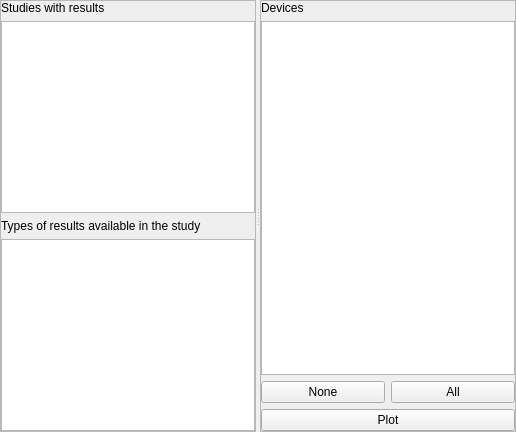
          <widget class="QFrame" name="frame_4">
           <property name="frameShape">
            <enum>QFrame::NoFrame</enum>
           </property>
           <property name="frameShadow">
            <enum>QFrame::Raised</enum>
           </property>
           <layout class="QHBoxLayout" name="horizontalLayout_2">
            <property name="margin">
             <number>0</number>
            </property>
            <item>
             <widget class="QSplitter" name="splitter_3">
              <property name="orientation">
               <enum>Qt::Horizontal</enum>
              </property>
              <widget class="QFrame" name="frame_8">
               <property name="frameShape">
                <enum>QFrame::StyledPanel</enum>
               </property>
               <property name="frameShadow">
                <enum>QFrame::Raised</enum>
               </property>
               <layout class="QVBoxLayout" name="verticalLayout_6">
                <property name="margin">
                 <number>0</number>
                </property>
                <item>
                 <widget class="QLabel" name="label_16">
                  <property name="text">
                   <string>Studies with results</string>
                  </property>
                 </widget>
                </item>
                <item>
                 <widget class="QListView" name="result_listView"/>
                </item>
                <item>
                 <widget class="QLabel" name="label_7">
                  <property name="text">
                   <string>Types of results available in the study</string>
                  </property>
                 </widget>
                </item>
                <item>
                 <widget class="QListView" name="result_type_listView"/>
                </item>
               </layout>
              </widget>
              <widget class="QFrame" name="frame_9">
               <property name="frameShape">
                <enum>QFrame::StyledPanel</enum>
               </property>
               <property name="frameShadow">
                <enum>QFrame::Raised</enum>
               </property>
               <layout class="QGridLayout" name="gridLayout">
                <property name="margin">
                 <number>0</number>
                </property>
                <item row="2" column="0">
                 <widget class="QPushButton" name="select_none_pushButton">
                  <property name="text">
                   <string>None</string>
                  </property>
                 </widget>
                </item>
                <item row="2" column="1">
                 <widget class="QPushButton" name="select_all_pushButton">
                  <property name="text">
                   <string>All</string>
                  </property>
                 </widget>
                </item>
                <item row="0" column="0">
                 <widget class="QLabel" name="label_15">
                  <property name="text">
                   <string>Devices</string>
                  </property>
                 </widget>
                </item>
                <item row="3" column="0" colspan="2">
                 <widget class="QPushButton" name="plot_pushButton">
                  <property name="text">
                   <string>Plot</string>
                  </property>
                  <property name="icon">
                   <iconset resource="icons.qrc">
                    <normaloff>:/Icons/white_icons/pic.svg</normaloff>:/Icons/white_icons/pic.svg</iconset>
                  </property>
                 </widget>
                </item>
                <item row="1" column="0" colspan="2">
                 <widget class="QListView" name="result_element_selection_listView"/>
                </item>
               </layout>
              </widget>
             </widget>
            </item>
           </layout>
          </widget>
